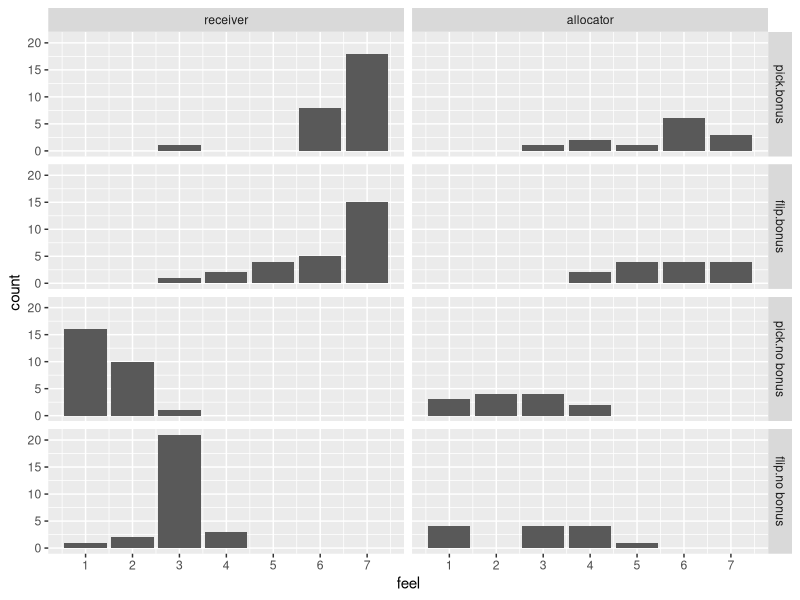
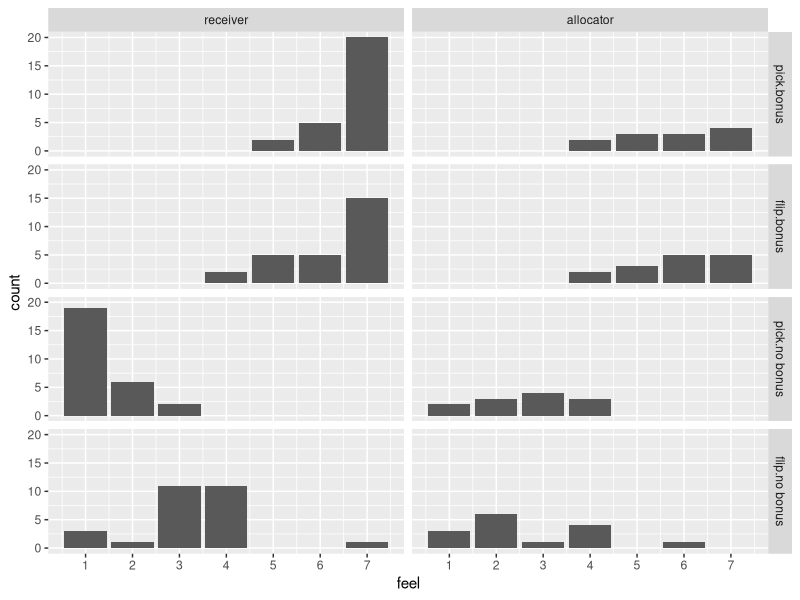
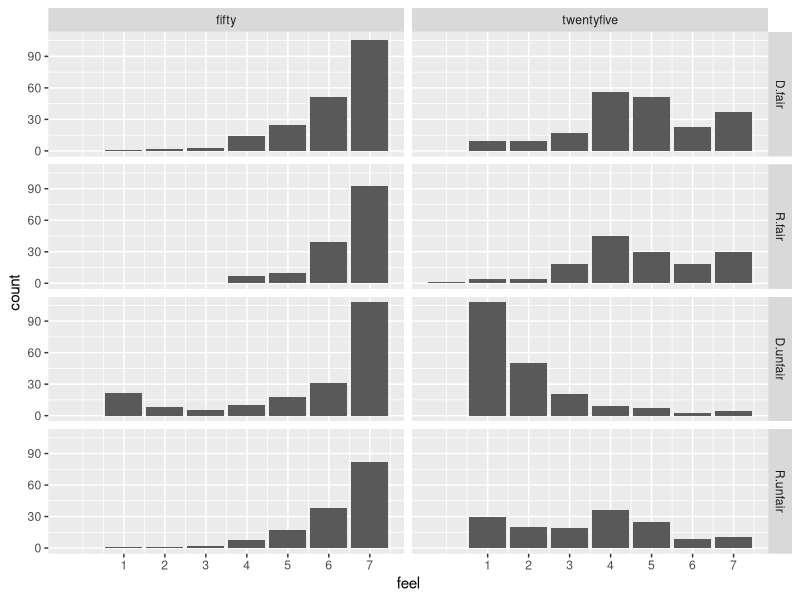
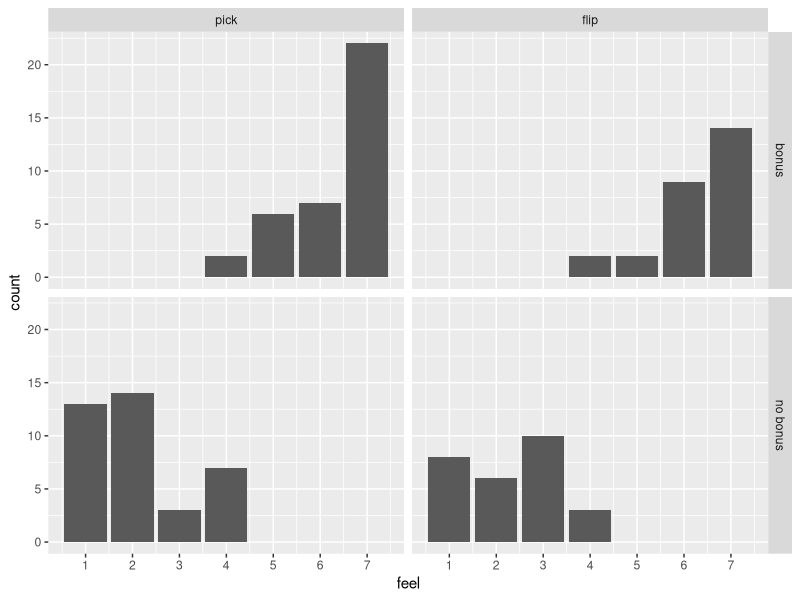
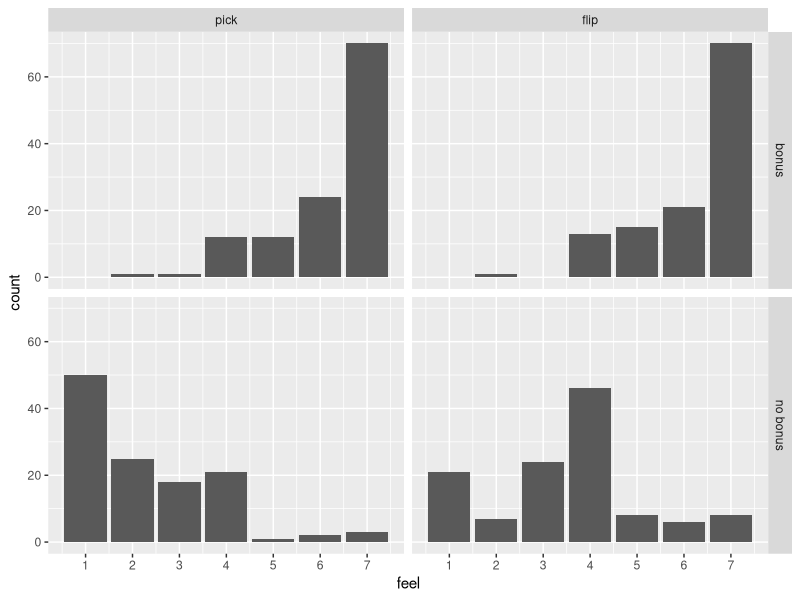
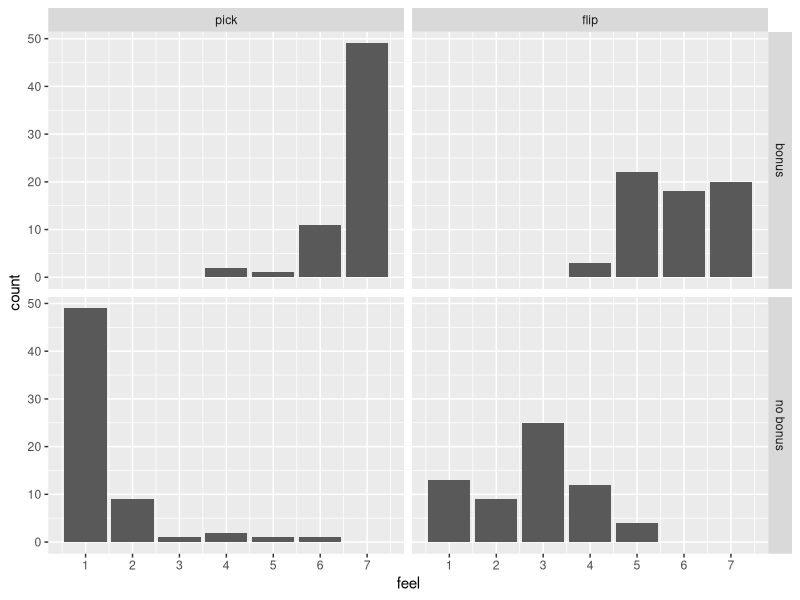
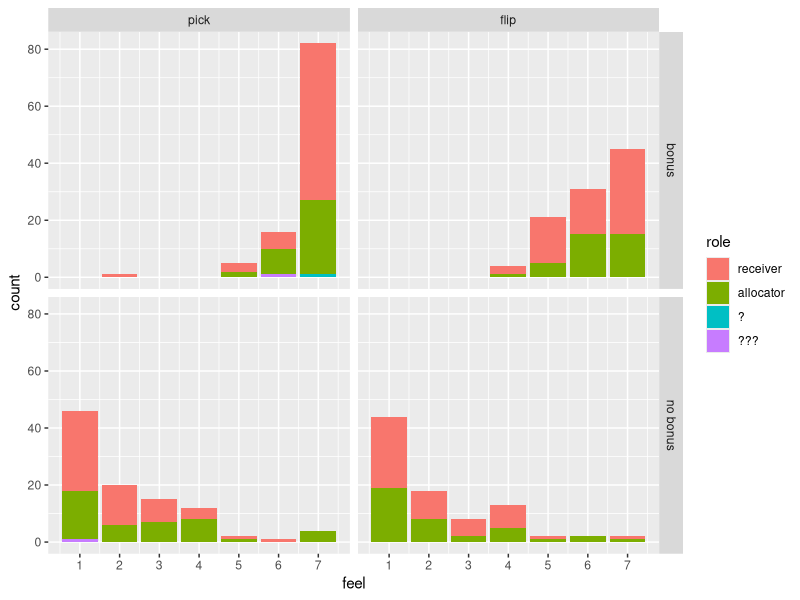
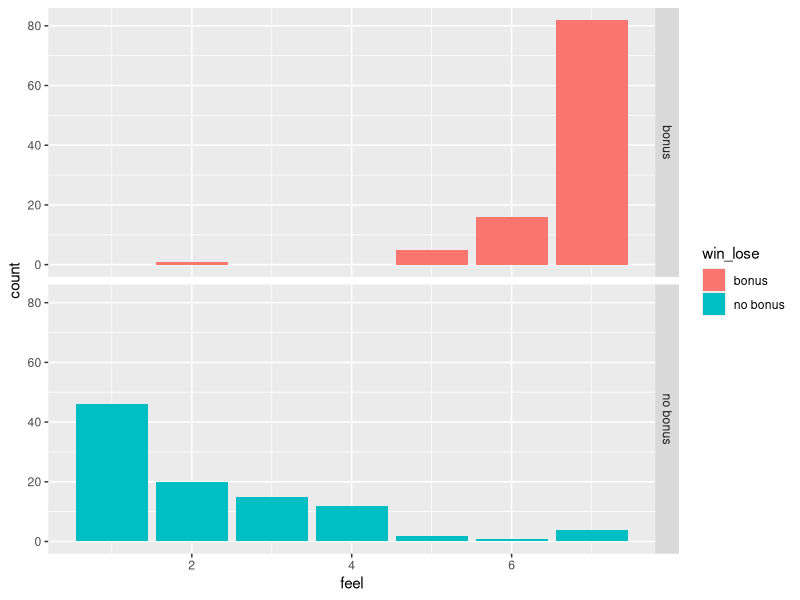

R code for these plots, in order:

library(plyr)
library(dplyr)
library(tidyr)
library(ggplot2)
library(lme4)

dat1 <- read.csv ("Study 1_Data.csv")
dat2 <- read.csv ("Study 2_Data.csv")
dat3 <- read.csv ("Study 3_Data.csv")
dat4 <- read.csv ("Study 4_Data.csv")
dat5 <- read.csv ("Study 5_Data.csv")
dat6 <- read.csv ("Study 6_Data.csv")
dat7 <- read.csv ("Study 7_Data.csv")

# Exp 1
dat1 <- dat1 %>% 
  mutate(exp = 1,
         pick_flip = factor(pick_flip, labels = c("pick", "flip")),
         win_lose = factor(win_lose, labels = c("bonus", "no bonus")),
         role = factor(role, labels = c("receiver", "allocator")),
         condition = interaction(pick_flip, win_lose))
# ggplot(dat1, aes(x = condition, y = feel)) +
#   geom_violin() +
#   facet_wrap(~role) +
#   theme(axis.text.x = element_text(angle = 45, hjust = .5, vjust = .5))
ggplot(dat1, aes(x = feel)) +
  geom_bar(stat = "count") +
  facet_grid(condition~role) +
  scale_x_continuous(breaks = 1:7)

# Exp 2
dat2 <- dat2 %>% 
  mutate(exp = 2,
         pick_flip = factor(pick_flip, labels = c("pick", "flip")),
         win_lose = factor(win_lose, labels = c("bonus", "no bonus")),
         role = factor(role, labels = c("receiver", "allocator")),
         condition = interaction(pick_flip, win_lose))
# ggplot(dat2, aes(x = condition, y = feel)) +
#   geom_violin() +
#   facet_wrap(~role) +
#   theme(axis.text.x = element_text(angle = 45, hjust = .5, vjust = .5))
ggplot(dat2, aes(x = feel)) +
  geom_bar(stat = "count") +
  facet_grid(condition~role) +
  scale_x_continuous(breaks = 1:7)

# Exp 3
dat3 <- dat3 %>% 
  mutate(exp = 3,
         condition = interaction(DecRec, fairunfair))
ggplot(dat3, aes(x = feel)) +
  geom_bar(stat = "count") +
  facet_grid(condition ~ fiftytwentyfive) +
  scale_x_continuous(breaks = 1:7)
# What's up with the zero?

# Exp 4
dat4 <- dat4 %>% 
  mutate(exp = 4,
         pick_flip = factor(pick_flip, labels = c("pick", "flip")),
         win_lose = factor(win_lose, labels = c("bonus", "no bonus")),
         #role = factor(role, labels = c("receiver", "allocator")),
         condition = interaction(pick_flip, win_lose))
ggplot(dat4, aes(x = feel)) +
  geom_bar(stat = "count") +
  facet_grid(win_lose ~ pick_flip) +
  scale_x_continuous(breaks = 1:7)

# Exp 5
dat5 <- dat5 %>% 
  mutate(exp = 5,
         pick_flip = factor(pick_flip, labels = c("pick", "flip")),
         win_lose = factor(win_lose, labels = c("bonus", "no bonus")),
         #role = factor(role, labels = c("receiver", "allocator")),
         condition = interaction(pick_flip, win_lose))
ggplot(dat5, aes(x = feel)) +
  geom_bar(stat = "count") +
  facet_grid(win_lose ~ pick_flip) +
  scale_x_continuous(breaks = 1:7)

# Exp 6
dat6 <- dat6 %>% 
  mutate(exp = 6,
         pick_flip = factor(pick_flip, labels = c("pick", "flip")),
         win_lose = factor(win_lose, labels = c("bonus", "no bonus")),
         #role = factor(role, labels = c("receiver", "allocator")),
         condition = interaction(pick_flip, win_lose),
         id = as.factor(participant))
ggplot(dat6, aes(x = feel)) +
  geom_bar(stat = "count") +
  facet_grid(win_lose ~ pick_flip) +
  scale_x_continuous(breaks = 1:7)
# HLM (b/c fully nested w/in participants)
mod6 <- lmer(feel ~ pick_flip * win_lose + (1|id), data = dat6)
summary(mod6)

# Bad model failing to account for nestedness
mod6.bad <- aov(feel ~ pick_flip * win_lose, data = dat6)
summary(mod6.bad)

# repeated-measures model -- this is the one they'd used
mod6.rm <- aov(feel ~ pick_flip * win_lose + Error(id / (pick_flip * win_lose)), 
               data = dat6)
summary(mod6.rm)

# Exp7
dat7 <- dat7 %>% 
  mutate(exp = 7,
         pick_flip = factor(pick_flip, labels = c("pick", "flip")),
         win_lose = factor(win_lose, labels = c("bonus", "no bonus")),
         role = factor(role, labels = c("receiver", "allocator", "?", "???")),
         condition = interaction(pick_flip, win_lose))
ggplot(dat7, aes(x = feel, fill = role)) +
  geom_bar(stat = "count") +
  facet_grid(win_lose ~ pick_flip) +
  scale_x_continuous(breaks = 1:7)
# What is role = 3? role = 4?
# Felix's plot237
dat7 %>% 
  filter(pick_flip == "pick") %>% 
  ggplot(aes(x = feel, fill = win_lose)) +
  geom_bar(stat = "count") +
  facet_grid(win_lose~.)


# Aggregate
